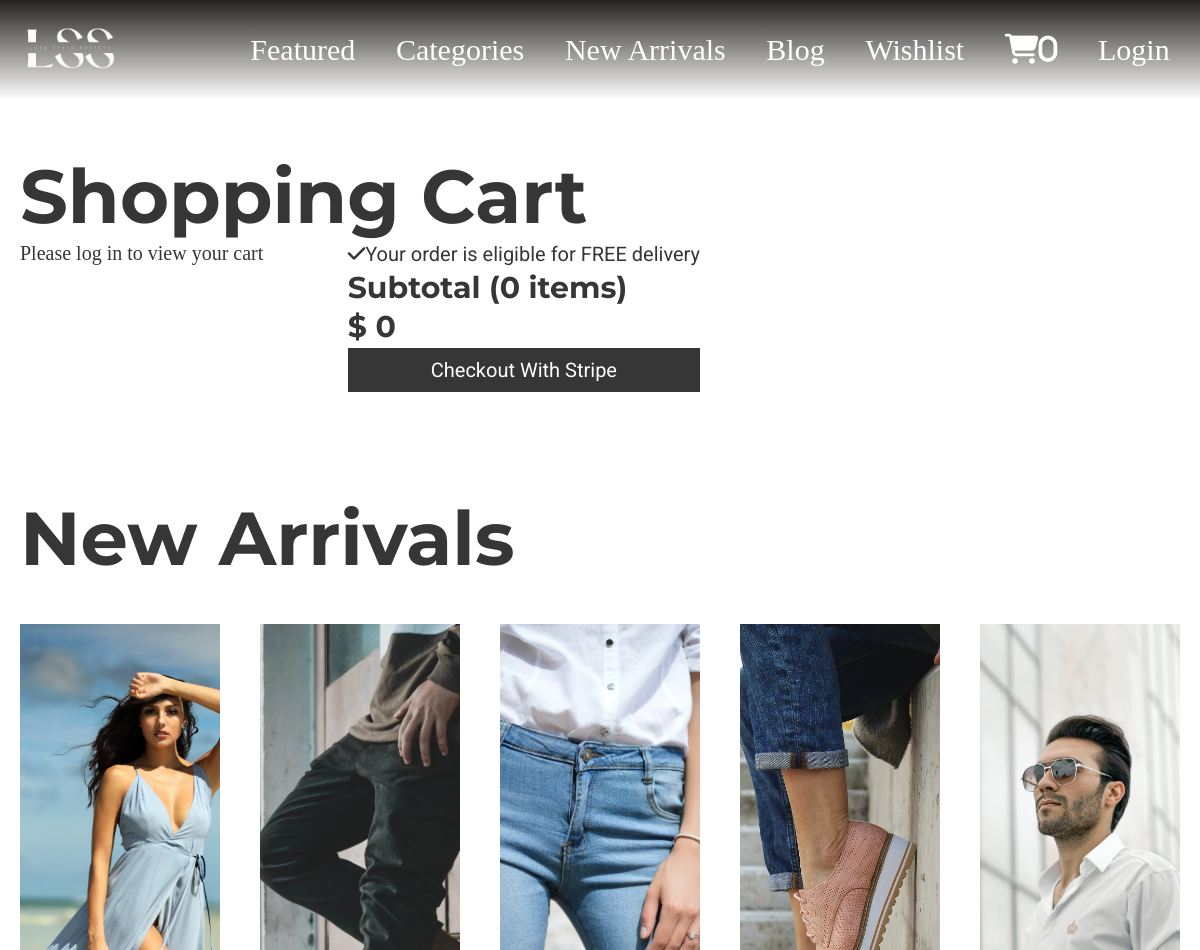
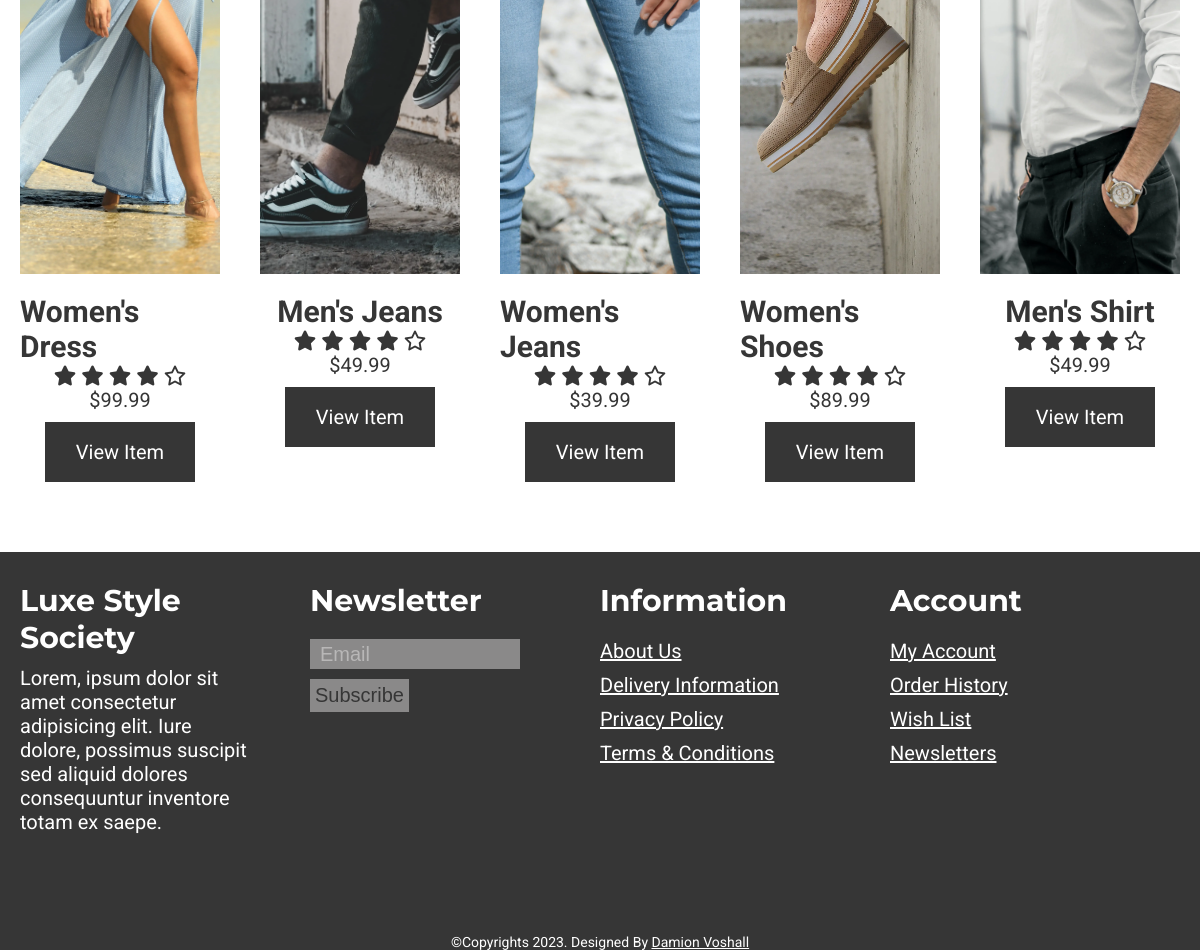
The app's page /cart.php with its own data (2 pictures, top to bottom).
### tables this page shows
CREATE TABLE `product` (
  `item_id` bigint(20) UNSIGNED NOT NULL,
  `item_name` varchar(255) NOT NULL,
  `item_price` double(10,2) NOT NULL,
  `item_image` varchar(255) NOT NULL,
  `item_register` date NOT NULL,
  `item_category` varchar(200) NOT NULL
);

### cart.php (called while the page is built, shortened)
<?php
    include('header.php');
?>
<?php
    include('template/_cart-template.php');
?>
<?php
        include('template/_new-arrivals.php');
?>
<?php
include('footer.php');
?>

### database/DBController.php (called while the page is built, shortened)
<?php
class DBController
{
    protected $host = 'localhost';
    protected $user = 'root';
    protected $password = '';
    protected $database = 'luxe_society';
    public function __construct()
    {
        $this->con = mysqli_connect($this->host,$this->user,$this->password,$this->database);
    }
}
?>

### functions.php (called while the page is built, shortened)
<?php session_start();
    require('database/DBController.php');
    require('database/Product.php');
    require('database/Cart.php');
    $db = new DBController();
    $product = new Product($db);
    $product_shuffle = $product->getData();
    $currentUser = array();
?>

### database/Product.php (called while the page is built, shortened)
<?php
class Product
{
    public $db = null;
    public function __construct(DBController $db)
    {
        $this->db = $db;
    }
    public function getData($table = 'product'){
        $allowedTables = ['product', 'wishlist', 'cart', 'user'];
        if (in_array($table, $allowedTables)){
        $result = $this->db->con->query("SELECT * FROM {$table}");
        $resultArray = array();
        while ($item = mysqli_fetch_array($result, MYSQLI_ASSOC)){
            $resultArray[] = $item;
        }
        return $resultArray;
    } else {
        return [];
    }
}
}
?>

### template/_new-arrivals.php (the view)
<?php
shuffle($product_shuffle);
?>
<section id="new-arrivals">
        <div>
          <h2 class="font-mont font-size-xl color-primary">New Arrivals</h2>
          <div class="owl-carousel owl-theme">
          <?php foreach($product_shuffle as $item) { ?>
            <div class="item">
              <div class="product font-roboto">
                <a href="<?php printf('%s?item_id=%s', 'product.php', $item['item_id']); ?>"
                  ><img src="<?php echo $item['item_image'] ?? "./assets/products/dress-shirt.jpg"; ?>" loading="lazy" alt="product1"
                /></a>
                <div class="product-info">
                  <h3 class="font-size-lg color-primary"><?php echo $item['item_name'] ?? "Unknown"; ?></h3>
                  <div class="font-size-20 color-primary">
                    <span><i class="fas fa-star"></i></span>
                    <span><i class="fas fa-star"></i></span>
                    <span><i class="fas fa-star"></i></span>
                    <span><i class="fas fa-star"></i></span>
                    <span><i class="far fa-star"></i></span>
                  </div>
                  <div>
                    <span class="font-size-20 color-primary">$<?php echo $item['item_price'] ?? '0'; ?></span>
                  </div>
                  <div>
                    <?php
                      if(isset($currentUser) && array_key_exists('user_id', $currentUser) && in_array($item['item_id'],$Cart->getCartId($Cart->getCartData($currentUser['user_id'])) ?? [])): ?>
                        <a
                        href="<?php printf('%s?item_id=%s', 'product.php', $item['item_id']); ?>"
                        disabled
                        class="font-size-20 product-btn color-secondary-bg"
                      >
                        Added to Cart
                      </a>
                      <?php else: ?>
                        <a
                        href="<?php printf('%s?item_id=%s', 'product.php', $item['item_id']); ?>"
                        name="featured_submit"
                        class="font-size-20 product-btn color-primary-bg"
                      >
                        View Item
                      </a>
                      <?php endif; ?>
                      </div>
                </div>
              </div>
            </div>
            <?php }  ?>
          </div>
        </div>
      </section>

### style.css (style rules this page uses)
* { margin: 0; padding: 0; }
.font-roboto { font-family: "Roboto", sans-serif; }
.font-mont { font-family: "Montserrat", sans-serif; }
.font-size-20 { font-size: 20px; }
.font-size-lg { font-size: 30px; }
.font-size-xl { font-size: 75px; }
.color-primary { color: rgb(54, 54, 54); }
.color-primary-bg { background: rgb(54, 54, 54); }
#featured, #new-arrivals { margin-top: 100px; }
#featured h2, #new-arrivals h2 { margin-left: 20px; }
#featured .owl-carousel, #new-arrivals .owl-carousel { margin-top: 20px; }
#featured .owl-carousel .item, #new-arrivals .owl-carousel .item { margin: 20px; }
#featured .owl-carousel .item .product, #new-arrivals .owl-carousel .item .product { display: flex; flex-direction: column; align-items: center; }
#featured .owl-carousel .item .product a, #new-arrivals .owl-carousel .item .product a { overflow: hidden; }
#featured .owl-carousel .item .product img, #new-arrivals .owl-carousel .item .product img { height: 600px; width: 100%; object-fit: cover; transition: transform 0.5s ease; }
#featured .product-info, #new-arrivals .product-info { margin-top: 20px; display: flex; flex-direction: column; align-items: center; }
#featured .product-btn, #new-arrivals .product-btn { display: block; width: 130px; height: 40px; margin-top: 10px; padding: 10px; border: none; color: white; transition: background-color 0.5s ease; text-decoration: none; text-align: center; line-height: 40px; }

### records on screen
product: item_image (picture), item_name "Women's Dress", item_price "99.99"
product: item_image (picture), item_name "Men's Jeans", item_price "49.99"
product: item_image (picture), item_name "Women's Jeans", item_price "39.99"
product: item_image (picture), item_name "Women's Shoes", item_price "89.99"
product: item_image (picture), item_name "Men's Shirt", item_price "49.99"

### other values on screen
$subTotal "0"
